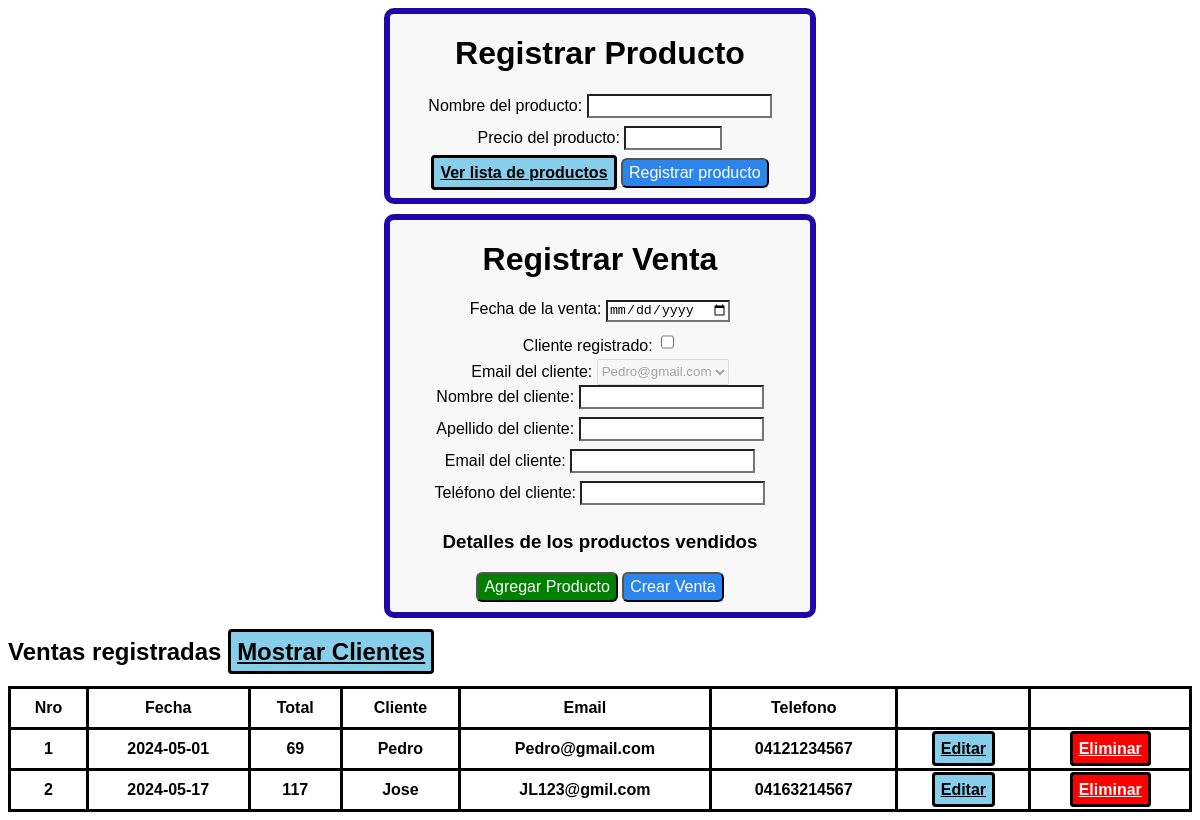
Page /crud_gestion_de_ventas/index.php on the committed database.
### tables this page shows
CREATE TABLE `venta` (
  `ID_Venta` int(11) NOT NULL,
  `Fecha` date NOT NULL,
  `Total` float NOT NULL,
  `ID_Cliente` int(11) NOT NULL
);

CREATE TABLE `cliente` (
  `ID_Cliente` int(11) NOT NULL,
  `Nombre` varchar(20) NOT NULL,
  `Apellido` varchar(20) NOT NULL,
  `Email` varchar(30) NOT NULL,
  `Telefono` varchar(20) NOT NULL
);

### crud_gestion_de_ventas/index.php (the view, shortened to what this page needs)
<?php
$connect= connection();
$Sql_ventas_registradas = "SELECT v.ID_Venta, v.Fecha, v.Total, c.Nombre, c.Apellido, c.Email, c.Telefono
        FROM venta v
        INNER JOIN cliente c ON v.ID_Cliente = c.ID_Cliente";
$Query= mysqli_query($connect, $Sql_ventas_registradas);
$SQL_Cliente= "SELECT* FROM cliente";
$Query_Cliente= mysqli_query($connect, $SQL_Cliente);
?>
<!DOCTYPE html>
<html lang="en">
<head>
    <link rel="stylesheet"  href="styles/Styles.css">
</head>
<body>
<div class="Formulario">
    <h1> Registrar Producto</h1>
    <form action="registrar_producto.php" method="post">
        <label for="nombre">Nombre del producto:</label>
        <input type="text" id="nombre" name="nombre" required><br>
        <label for="precio">Precio del producto:</label>
        <input type="number" id="precio" name="precio" step="any" class="input_numerico" required><br>
        <a href="mostrar_productos.php" class="edit-button">Ver lista de productos</a>
        <button type="submit">Registrar producto</button>
    </form>
    </div>
    <div class="Formulario">
        <h1>Registrar Venta</h1>
        <form action="crear_venta.php" method="post">
            <label for="fecha">Fecha de la venta:</label>
            <input type="date" id="fecha" name="fecha" required><br>
            <label for="verificar_cliente">Cliente registrado:</label>
            <input type="checkbox" id="verificar_cliente" name="verificar_cliente" onchange="toggleClienteFields()"><br>
            <label for="email_selected">Email del cliente:</label>
            <select id="email_select" name="email_select" onchange="actualizarCampos()" disabled>
            <?php
            while ($cliente = mysqli_fetch_assoc($Query_Cliente)) {
                $selected = ($cliente['ID_Cliente'] == $fila['ID_Cliente']) ? 'selected' : '';
                echo "<option value=\"{$cliente['ID_Cliente']}\" nombre=\"{$cliente['Nombre']}\" apellido=\"{$cliente['Apellido']}\" data-email=\"{$cliente['Email']}\" data-telefono=\"{$cliente['Telefono']}\" $selected>{$cliente['Email']}</option>";
            }
            ?>
        </select><br>
            <label for="nombre_cliente">Nombre del cliente:</label>
            <input type="text" id="nombre_cliente" name="nombre_cliente" required><br>
            <label for="apellido">Apellido del cliente:</label>
            <input type="text" id="apellido" name="apellido" required><br>
            <label for="email">Email del cliente:</label>
            <input type="email" id="email" name="email"><br>
            <label for="telefono">Teléfono del cliente:</label>
            <input type="tel" id="telefono" name="telefono" ><br>
        <h3>Detalles de los productos vendidos</h3>
    <button type="button" id="agregar_producto">Agregar Producto</button>
        <button type="submit">Crear Venta</button>
        </form>
    </div>
    <div>
        <h2>Ventas registradas         <a href="mostrar_clientes.php" class="edit-button">Mostrar Clientes</a>
</h2>
        <table>
            <thead>
                <tr>
                    <th>Nro</th>
                    <th>Fecha</th>
                    <th>Total</th>
                    <th>Cliente</th>
                    <th>Email</th>
                    <th>Telefono</th>
                    <th></th>
                    <th></th>
                </tr>
            </thead>
            <tbody>
            <?php $i=0;?>
                <?php while ($fila= mysqli_fetch_array($Query)):  ?>
            <tr>
            <?php $i=$i+1;?>
                <th><?= $i ?></th>
                <th><?= $fila["Fecha"] ?></th>
                <th><?= $fila["Total"] ?></th>
                <th><?= $fila["Nombre"] ?></th>
                <th><?= $fila["Email"] ?></th>
                <th><?= $fila["Telefono"] ?></th>
                <Th><a href="editar_venta.php?id=<?= $fila["ID_Venta"] ?>" class="edit-button">Editar</a></Th>
                <Th><a href="eliminar_venta.php?id=<?= $fila["ID_Venta"] ?>" class="delete-button">Eliminar</a></Th>
            </tr>
            <?php endwhile; ?>
            </tbody>
        </table>
    </div>
</body>
</html>

### crud_gestion_de_ventas/styles/Styles.css (style rules this page uses)
body { background-color: white; color: black; font-family: Arial, sans-serif; display: flow-root; }
h1 { text-align: center; }
input, table { background-color: white; color: black; }
button { background-color: blue; color: white; height: 30px; border-radius: 6px; font-size: 16px; }
button#agregar_producto { background-color: green; }
button[type="submit"] { background-color: rgb(43, 133, 236); }
form { text-align: center; }
table { width: 100%; border-collapse: collapse; border: 1px solid gainsboro; }
table, th, td, tr { border: 3px solid black; }
th, td { padding: 10px; }
.Formulario { margin: auto; width: 420px; background-color: rgba(243, 243, 243, 0.541); align-content: center; border-radius: 10px; border-style: solid; border-width: 6px; border-color: rgb(31, 7, 170); padding-bottom: 10px; margin-bottom: 10px; }
input { margin-bottom: 8px; height: 18px; }
.input_numerico, .cantidad_input { width: 90px; }
select { height: 26px; }
.edit-button { background-color: skyblue; padding: 6px; color: black; text-align: center; font-weight: bold; border: black solid; border-width: 3px; border-radius: 4px; }
.delete-button { background-color: red; padding: 6px; color: white; text-align: center; font-weight: bold; border: black solid; border-width: 3px; border-radius: 4px; }

### rows in the picture
venta: Fecha "2024-05-01", Total "69", ID_Cliente.Nombre "Pedro", ID_Cliente.Email "Pedro@gmail.com", ID_Cliente.Telefono "04121234567"
venta: Fecha "2024-05-17", Total "117", ID_Cliente.Nombre "Jose", ID_Cliente.Email "JL123@gmil.com", ID_Cliente.Telefono "04163214567"

### other values in the picture
form field email_select "Pedro@gmail.com"
